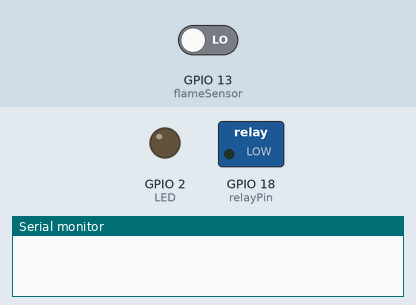
This sketch was run on a simulated ESP32. Shown: switched loads named in the sketch (green lamp = pin HIGH), output pins drawn as LEDs (lit = HIGH), the last lines printed to the serial monitor. Inputs (shaded band) come from the test bench; at power-on: GPIO 13 (flameSensor) LOW.

Above: at 2.7 s.
2.8 s: GPIO 13 (flameSensor) driven HIGH
At 3.9 s:
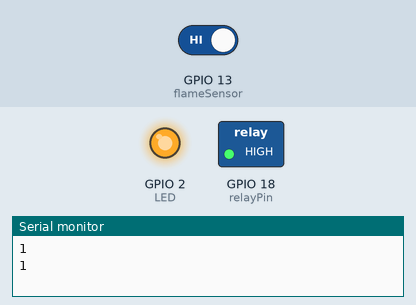
4.3 s: GPIO 13 (flameSensor) driven LOW
At 5.4 s:
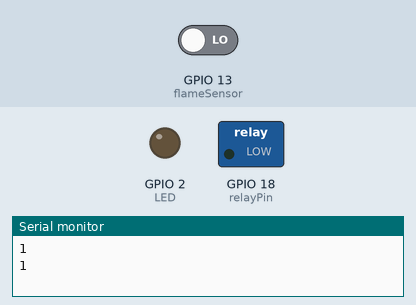
Timing chart, 0 to 7.3 s (numbered marks = the images above; inputs shaded):
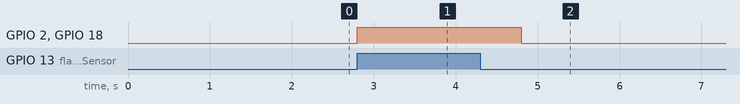

Measured:
- after the input at 2.8 s, GPIO 2 (LED), GPIO 18 (relayPin): LOW → HIGH at once
- after the input at 4.3 s, GPIO 2 (LED), GPIO 18 (relayPin): HIGH → LOW after 0.50 s

The sketch:

sketch_dec10a.ino
```cpp
/******************************************
*
 * This example works for both Industrial and STEM users.
 *
 * Developed by Jose Garcia, https://github.com/jotathebest/
 *
 * ****************************************/

/****************************************
 * Include Libraries
 ****************************************/
#include "UbidotsEsp32Mqtt.h"
#include <WiFi.h>
#include <WiFiClient.h>


/****************************************
 * Define Constants
 ****************************************/
const char *UBIDOTS_TOKEN = "BBFF-ANKqMHdKjg7CEzs6JrlkHxpGI7Zxvn";  // Put here your Ubidots TOKEN
const char *WIFI_SSID = "Pixel7";      // Put here your Wi-Fi SSID
const char *WIFI_PASS = "helloworld1";      // Put here your Wi-Fi password
const char *DEVICE_LABEL = "esp32";   // Put here your Device label to which data  will be published
const char *VARIABLE_LABEL = "flame-sensor"; // Put here your Variable label to which data  will be published
const char *VARIABLE_LABEL2 = "relay";
// const char *VARIABLE_LABEL3 = "";

const int PUBLISH_FREQUENCY = 5000; // Update rate in milliseconds

unsigned long timer;
uint8_t analogPin = 32; // Pin used to read data from GPIO34 ADC_CH6.
int flameSensor = 13;
int LED = 2;
int relayPin = 18;
char str_sensor[10];


Ubidots ubidots(UBIDOTS_TOKEN);

/****************************************
 * Auxiliar Functions
 ****************************************/

void callback(char *topic, byte *payload, unsigned int length)
{
  Serial.print("Message arrived [");
  Serial.print(topic);
  Serial.print("] ");
  for (int i = 0; i < length; i++)
  {
    Serial.print((char)payload[i]);
  }
  Serial.println();
}

/****************************************
 * Main Functions
 ****************************************/

void setup()
{
  // put your setup code here, to run once:
  Serial.begin(115200);
  // ubidots.setDebug(true);  // uncomment this to make debug messages available
  ubidots.connectToWifi(WIFI_SSID, WIFI_PASS);
  ubidots.setCallback(callback);
  ubidots.setup();
  ubidots.reconnect();
  pinMode(flameSensor,INPUT);
  pinMode(LED,OUTPUT);
  pinMode(relayPin,OUTPUT);

  timer = millis();
}

void loop()
{
  // put your main code here, to run repeatedly:
  if (!ubidots.connected())
  {
    ubidots.reconnect();
  }

    // float value = analogRead(analogPin);
    int output = digitalRead(flameSensor);
    if(output)
    {
      // dtostrf(output,4,2,str_sensor);
      Serial.println(output);
      digitalWrite(LED,HIGH);
      digitalWrite(relayPin,HIGH);
      ubidots.add(VARIABLE_LABEL, output);
      ubidots.publish(DEVICE_LABEL);
      delay(1000);
    }
    else{
    digitalWrite(LED,LOW);
    digitalWrite(relayPin,LOW);
    }

    timer = millis();

  ubidots.loop();
  // delay(1000);
}
```
